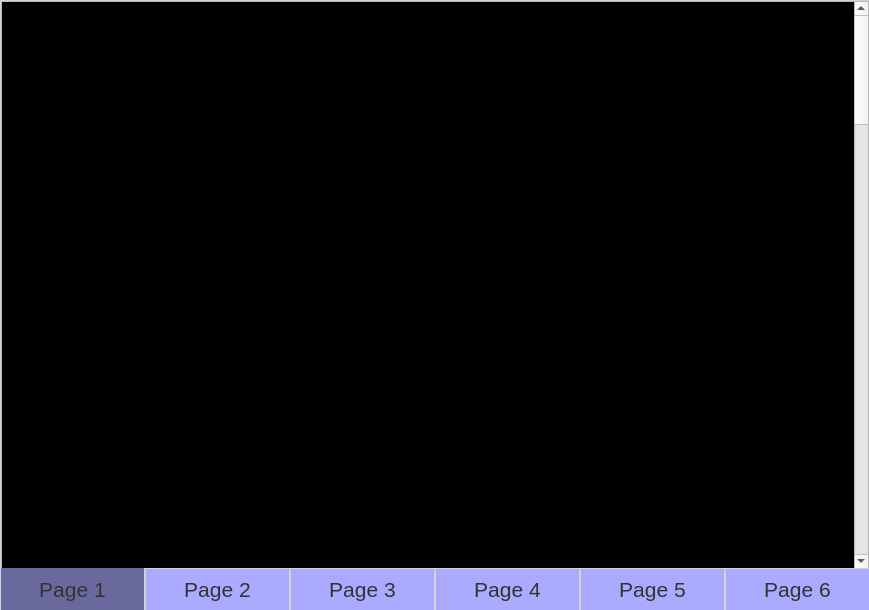
<?xml version="1.0" encoding="UTF-8"?>
<ui version="4.0">
 <class>guideWindow</class>
 <widget class="QMainWindow" name="guideWindow">
  <property name="geometry">
   <rect>
    <x>0</x>
    <y>0</y>
    <width>869</width>
    <height>610</height>
   </rect>
  </property>
  <property name="windowTitle">
   <string>MainWindow</string>
  </property>
  <widget class="QWidget" name="centralwidget">
   <widget class="QTabWidget" name="tabWidget">
    <property name="geometry">
     <rect>
      <x>0</x>
      <y>0</y>
      <width>870</width>
      <height>611</height>
     </rect>
    </property>
    <property name="font">
     <font>
      <pointsize>16</pointsize>
     </font>
    </property>
    <property name="styleSheet">
     <string notr="true">QTabWidget::pane {
        border: 1px solid lightgray;
        bottom:-1px; 
        background: rgb(245, 245, 245);} 
        QTabBar::tab {
        background: rgb(230, 230, 230); 
        border: 1px solid lightgray; 
        padding: 8px;
        min-width:127;
        min-height: 16;
        max-height: 32;
            background-color:  rgb(170, 170, 255);
            color: rgb(51, 51, 51);} 
        QTabBar::tab:selected { 
        background: rgb(245, 245, 245); 
        margin-top: -1px; 
        background-color:  rgb(105, 105, 157);}</string>
    </property>
    <property name="tabPosition">
     <enum>QTabWidget::South</enum>
    </property>
    <property name="tabShape">
     <enum>QTabWidget::Rounded</enum>
    </property>
    <property name="currentIndex">
     <number>0</number>
    </property>
    <widget class="QWidget" name="Page1">
     <attribute name="title">
      <string>Page 1</string>
     </attribute>
     <widget class="QScrollArea" name="scrollArea_2">
      <property name="geometry">
       <rect>
        <x>0</x>
        <y>0</y>
        <width>868</width>
        <height>568</height>
       </rect>
      </property>
      <property name="font">
       <font>
        <family>MS Shell Dlg 2</family>
        <pointsize>8</pointsize>
       </font>
      </property>
      <property name="styleSheet">
       <string notr="true"/>
      </property>
      <property name="verticalScrollBarPolicy">
       <enum>Qt::ScrollBarAlwaysOn</enum>
      </property>
      <property name="horizontalScrollBarPolicy">
       <enum>Qt::ScrollBarAlwaysOff</enum>
      </property>
      <property name="sizeAdjustPolicy">
       <enum>QAbstractScrollArea::AdjustIgnored</enum>
      </property>
      <property name="widgetResizable">
       <bool>true</bool>
      </property>
      <widget class="QWidget" name="scrollAreaWidgetContents_3">
       <property name="geometry">
        <rect>
         <x>0</x>
         <y>-1656</y>
         <width>849</width>
         <height>2814</height>
        </rect>
       </property>
       <property name="styleSheet">
        <string notr="true">background-color: rgb(0, 0, 0);
</string>
       </property>
       <layout class="QGridLayout" name="gridLayout_3">
        <property name="leftMargin">
         <number>4</number>
        </property>
        <property name="topMargin">
         <number>4</number>
        </property>
        <property name="rightMargin">
         <number>4</number>
        </property>
        <property name="bottomMargin">
         <number>4</number>
        </property>
        <property name="spacing">
         <number>0</number>
        </property>
        <item row="0" column="0">
         <widget class="QLabel" name="label1_1">
          <property name="font">
           <font>
            <pointsize>256</pointsize>
           </font>
          </property>
          <property name="styleSheet">
           <string notr="true">

min-width:800;
min-height: 558;

margin: 0px 0px 4px 0px;

image:url(:/icons/ps files/allGuide/maingui.png);</string>
          </property>
          <property name="text">
           <string/>
          </property>
          <property name="alignment">
           <set>Qt::AlignCenter</set>
          </property>
         </widget>
        </item>
        <item row="1" column="0">
         <widget class="QLabel" name="label1_2">
          <property name="font">
           <font>
            <pointsize>256</pointsize>
           </font>
          </property>
          <property name="styleSheet">
           <string notr="true">image: url(:/icons/ps files/allGuide/mainguilabels.png);
min-width:800;
min-height: 558;

margin: 0px 0px 4px 0px</string>
          </property>
          <property name="text">
           <string/>
          </property>
          <property name="alignment">
           <set>Qt::AlignCenter</set>
          </property>
         </widget>
        </item>
        <item row="3" column="0">
         <widget class="QLabel" name="label1_4">
          <property name="font">
           <font>
            <pointsize>256</pointsize>
           </font>
          </property>
          <property name="styleSheet">
           <string notr="true">image: url(:/icons/ps files/allGuide/maingui3.png);
min-width:800;
min-height: 558;

margin: 0px 0px 4px 0px</string>
          </property>
          <property name="text">
           <string/>
          </property>
          <property name="alignment">
           <set>Qt::AlignCenter</set>
          </property>
         </widget>
        </item>
        <item row="2" column="0">
         <widget class="QLabel" name="label1_3">
          <property name="font">
           <font>
            <pointsize>256</pointsize>
           </font>
          </property>
          <property name="styleSheet">
           <string notr="true">image: url(:/icons/ps files/allGuide/maingui2.png);
min-width:800;
min-height: 558;

margin: 0px 0px 4px 0px</string>
          </property>
          <property name="text">
           <string/>
          </property>
          <property name="alignment">
           <set>Qt::AlignCenter</set>
          </property>
         </widget>
        </item>
        <item row="4" column="0">
         <widget class="QLabel" name="label1_5">
          <property name="font">
           <font>
            <pointsize>256</pointsize>
           </font>
          </property>
          <property name="styleSheet">
           <string notr="true">image: url(:/icons/ps files/allGuide/maingui4.png);
min-width:800;
min-height: 558;

margin: 0px 0px 0px 0px</string>
          </property>
          <property name="text">
           <string/>
          </property>
          <property name="alignment">
           <set>Qt::AlignCenter</set>
          </property>
         </widget>
        </item>
       </layout>
      </widget>
     </widget>
    </widget>
    <widget class="QWidget" name="Page2">
     <attribute name="title">
      <string>Page 2</string>
     </attribute>
     <widget class="QLabel" name="label2">
      <property name="geometry">
       <rect>
        <x>0</x>
        <y>-5</y>
        <width>867</width>
        <height>581</height>
       </rect>
      </property>
      <property name="font">
       <font>
        <pointsize>256</pointsize>
       </font>
      </property>
      <property name="styleSheet">
       <string notr="true">image: url(:/icons/ps files/allGuide/moreinfomoreresults.png);
min-width:800;
min-height: 558;

margin: 0px 0px 0px 0px</string>
      </property>
      <property name="text">
       <string/>
      </property>
      <property name="alignment">
       <set>Qt::AlignCenter</set>
      </property>
     </widget>
    </widget>
    <widget class="QWidget" name="Page3">
     <attribute name="title">
      <string>Page 3</string>
     </attribute>
     <widget class="QScrollArea" name="scrollArea_7">
      <property name="geometry">
       <rect>
        <x>0</x>
        <y>0</y>
        <width>868</width>
        <height>568</height>
       </rect>
      </property>
      <property name="font">
       <font>
        <family>MS Shell Dlg 2</family>
        <pointsize>8</pointsize>
       </font>
      </property>
      <property name="styleSheet">
       <string notr="true"/>
      </property>
      <property name="verticalScrollBarPolicy">
       <enum>Qt::ScrollBarAsNeeded</enum>
      </property>
      <property name="horizontalScrollBarPolicy">
       <enum>Qt::ScrollBarAlwaysOff</enum>
      </property>
      <property name="sizeAdjustPolicy">
       <enum>QAbstractScrollArea::AdjustIgnored</enum>
      </property>
      <property name="widgetResizable">
       <bool>true</bool>
      </property>
      <widget class="QWidget" name="scrollAreaWidgetContents_9">
       <property name="geometry">
        <rect>
         <x>0</x>
         <y>-502</y>
         <width>849</width>
         <height>1136</height>
        </rect>
       </property>
       <property name="styleSheet">
        <string notr="true">background-color: rgb(0, 0, 0);
</string>
       </property>
       <layout class="QGridLayout" name="gridLayout_9">
        <property name="leftMargin">
         <number>4</number>
        </property>
        <property name="topMargin">
         <number>4</number>
        </property>
        <property name="rightMargin">
         <number>4</number>
        </property>
        <property name="bottomMargin">
         <number>4</number>
        </property>
        <property name="spacing">
         <number>0</number>
        </property>
        <item row="0" column="0">
         <layout class="QVBoxLayout" name="verticalLayout_2">
          <item>
           <widget class="QLabel" name="label3_1">
            <property name="font">
             <font>
              <pointsize>256</pointsize>
             </font>
            </property>
            <property name="styleSheet">
             <string notr="true">image: url(:/icons/ps files/allGuide/dictionary.png);
min-width:800;
min-height: 558;

margin: 0px 0px 4px 0px</string>
            </property>
            <property name="text">
             <string/>
            </property>
            <property name="alignment">
             <set>Qt::AlignCenter</set>
            </property>
           </widget>
          </item>
          <item>
           <widget class="QLabel" name="label3_2">
            <property name="font">
             <font>
              <pointsize>256</pointsize>
             </font>
            </property>
            <property name="styleSheet">
             <string notr="true">image: url(:/icons/ps files/allGuide/dictionarylabels.png);
min-width:800;
min-height: 558;

margin: 0px 0px 0px 0px</string>
            </property>
            <property name="text">
             <string/>
            </property>
            <property name="alignment">
             <set>Qt::AlignCenter</set>
            </property>
           </widget>
          </item>
         </layout>
        </item>
       </layout>
      </widget>
     </widget>
    </widget>
    <widget class="QWidget" name="Page4">
     <attribute name="title">
      <string>Page 4</string>
     </attribute>
     <widget class="QLabel" name="label4">
      <property name="geometry">
       <rect>
        <x>0</x>
        <y>-5</y>
        <width>867</width>
        <height>581</height>
       </rect>
      </property>
      <property name="font">
       <font>
        <pointsize>256</pointsize>
       </font>
      </property>
      <property name="styleSheet">
       <string notr="true">
image: url(:/icons/ps files/allGuide/settings.png);
min-width:800;
min-height: 558;

margin: 0px 0px 0px 0px</string>
      </property>
      <property name="text">
       <string/>
      </property>
      <property name="alignment">
       <set>Qt::AlignCenter</set>
      </property>
     </widget>
    </widget>
    <widget class="QWidget" name="Page5">
     <attribute name="title">
      <string>Page 5</string>
     </attribute>
     <widget class="QLabel" name="label5">
      <property name="geometry">
       <rect>
        <x>0</x>
        <y>-5</y>
        <width>867</width>
        <height>581</height>
       </rect>
      </property>
      <property name="font">
       <font>
        <pointsize>256</pointsize>
       </font>
      </property>
      <property name="styleSheet">
       <string notr="true">image: url(:/icons/ps files/allGuide/history.png);
min-width:800;
min-height: 558;

margin: 0px 0px 0px 0px</string>
      </property>
      <property name="text">
       <string/>
      </property>
      <property name="alignment">
       <set>Qt::AlignCenter</set>
      </property>
     </widget>
    </widget>
    <widget class="QWidget" name="Page6">
     <attribute name="title">
      <string>Page 6</string>
     </attribute>
     <widget class="QLabel" name="bgLabel">
      <property name="geometry">
       <rect>
        <x>0</x>
        <y>0</y>
        <width>867</width>
        <height>581</height>
       </rect>
      </property>
      <property name="font">
       <font>
        <pointsize>256</pointsize>
       </font>
      </property>
      <property name="styleSheet">
       <string notr="true">image: url(:/icons/ps files/allGuide/background.png);
min-width:800;
min-height: 558;

margin: 0px 0px 0px 0px</string>
      </property>
      <property name="text">
       <string/>
      </property>
      <property name="alignment">
       <set>Qt::AlignCenter</set>
      </property>
     </widget>
     <widget class="QLabel" name="titleLabel">
      <property name="geometry">
       <rect>
        <x>50</x>
        <y>100</y>
        <width>781</width>
        <height>181</height>
       </rect>
      </property>
      <property name="font">
       <font>
        <pointsize>60</pointsize>
       </font>
      </property>
      <property name="text">
       <string>Guide video by
Ammar Abdelwadoud:</string>
      </property>
     </widget>
     <widget class="QTextBrowser" name="linkTextArea">
      <property name="geometry">
       <rect>
        <x>40</x>
        <y>390</y>
        <width>791</width>
        <height>131</height>
       </rect>
      </property>
      <property name="styleSheet">
       <string notr="true">background-color: rgba(255, 255, 255,25%);</string>
      </property>
      <property name="html">
       <string>&lt;!DOCTYPE HTML PUBLIC &quot;-//W3C//DTD HTML 4.0//EN&quot; &quot;http://www.w3.org/TR/REC-html40/strict.dtd&quot;&gt;
&lt;html&gt;&lt;head&gt;&lt;meta name=&quot;qrichtext&quot; content=&quot;1&quot; /&gt;&lt;style type=&quot;text/css&quot;&gt;
p, li { white-space: pre-wrap; }
&lt;/style&gt;&lt;/head&gt;&lt;body style=&quot; font-family:'MS Shell Dlg 2'; font-size:8.25pt; font-weight:400; font-style:normal;&quot;&gt;
&lt;p style=&quot; margin-top:0px; margin-bottom:0px; margin-left:0px; margin-right:0px; -qt-block-indent:0; text-indent:0px;&quot;&gt;&lt;a href=&quot;https://www.youtube.com/watch?v=HLetFEpgPgY&quot;&gt;&lt;span style=&quot; font-size:32pt; text-decoration: underline; color:#0000ff;&quot;&gt;https://www.youtube.com/watch?v=HLetFEpgPgY&lt;/span&gt;&lt;/a&gt;&lt;/p&gt;&lt;/body&gt;&lt;/html&gt;</string>
      </property>
      <property name="openExternalLinks">
       <bool>true</bool>
      </property>
     </widget>
    </widget>
   </widget>
  </widget>
 </widget>
 <resources>
  <include location="../guitesting/icons.qrc"/>
  <include location="icons.qrc"/>
 </resources>
 <connections/>
</ui>
